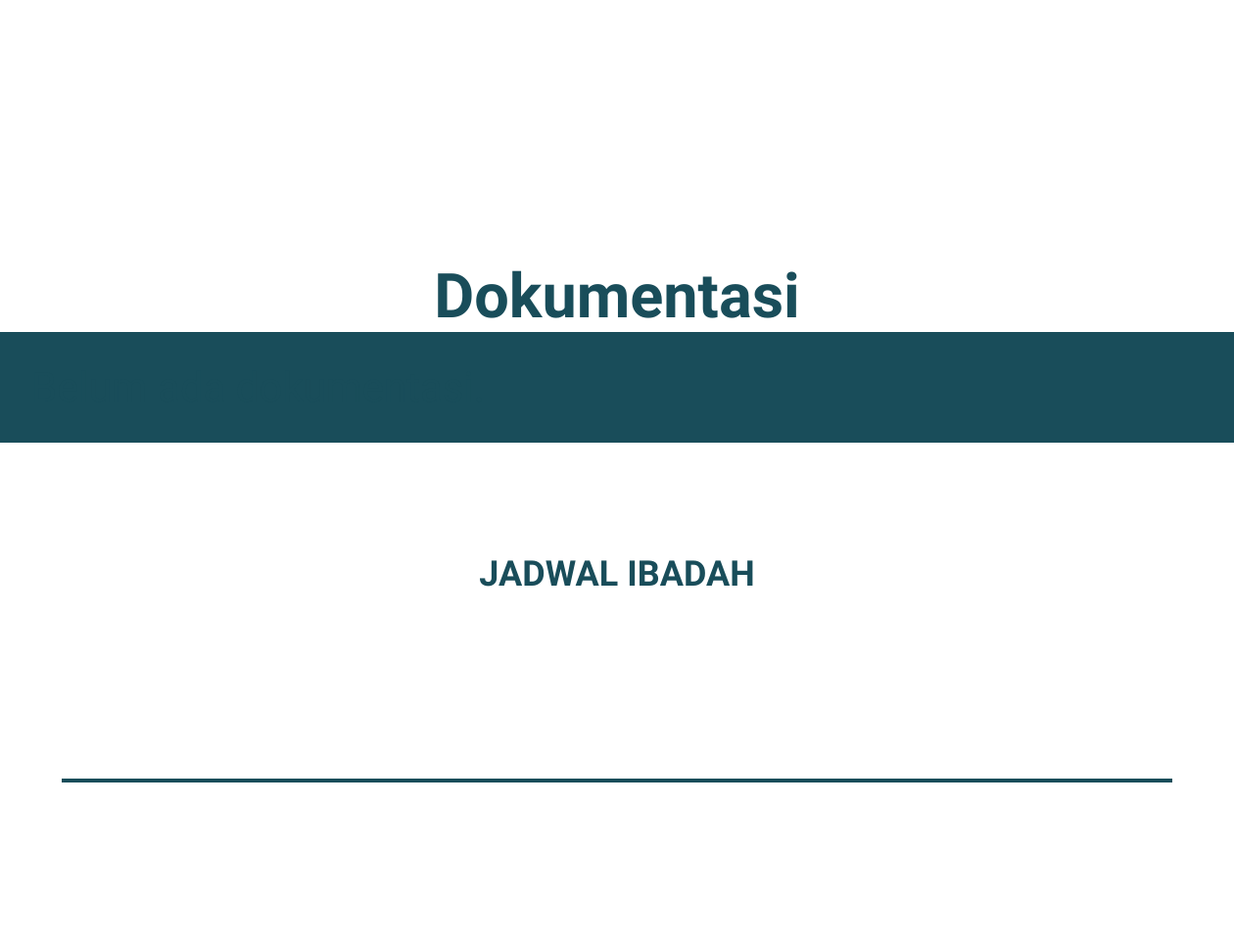
Before: / (middle part) with the older database file.
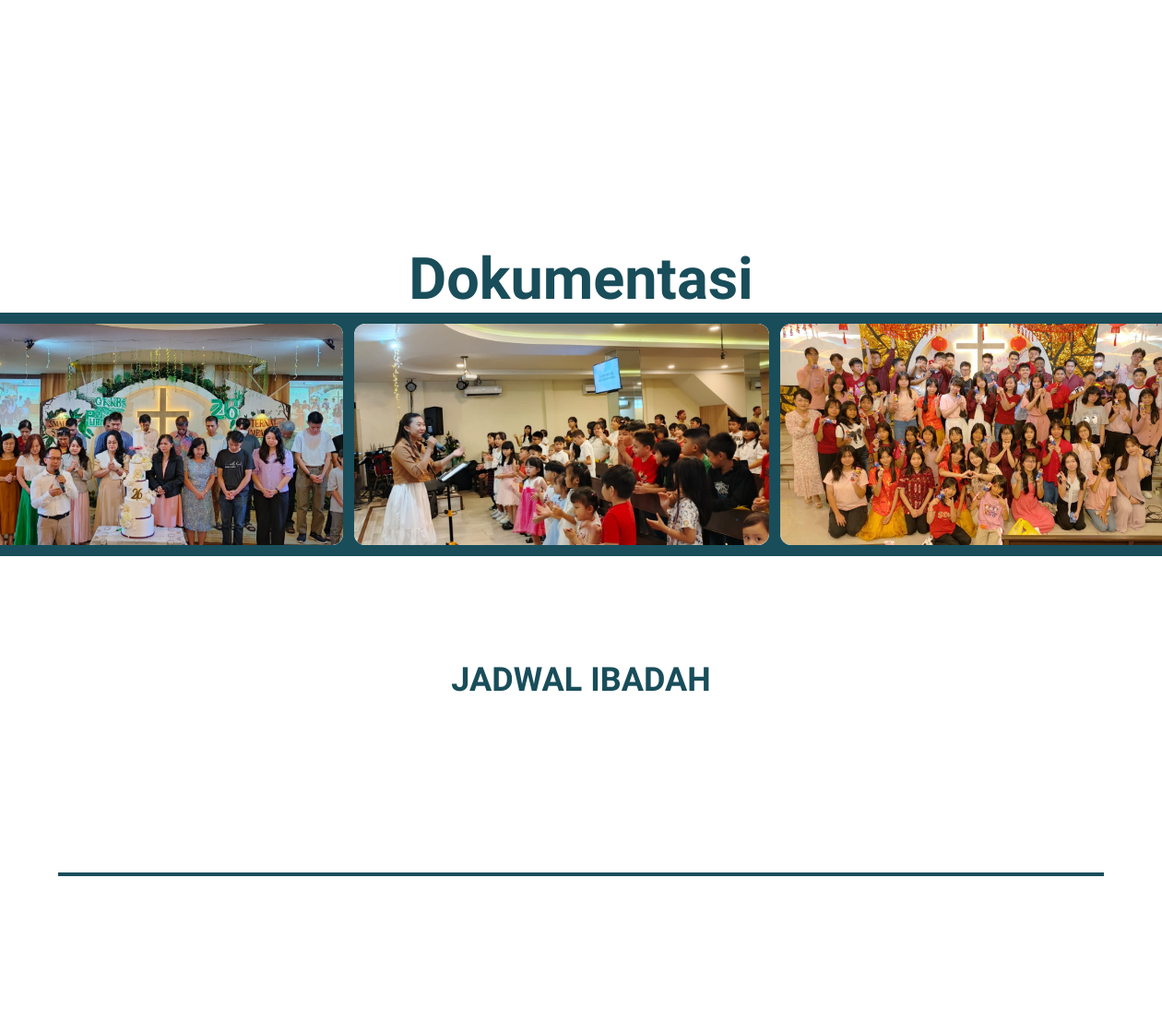
After: the same page with the newer database file.
### tables this page shows
CREATE TABLE `tb_dokumentasi` (
  `id_foto` int NOT NULL,
  `nama_file_gambar` varchar(255) NOT NULL,
  `id_user` int DEFAULT NULL
);

### index.php (the view, shortened to what this page needs)
    <?php
    include "header.php";
    include "koneksi.php";
  ?>
    <section id="visimisi">
    </section>
<section id="dokumentasi">
    <h2>Dokumentasi</h2>
    <div class="documentation">
        <div class="doc-track">
            <?php
            $sql = "SELECT nama_file_gambar FROM tb_dokumentasi ORDER BY id_foto DESC";
            $result = $conn->query($sql);
            if ($result && $result->num_rows > 0) {
                while ($row = $result->fetch_assoc()) {
                    echo '<div class="images">';
                    echo '<img src="img/' . htmlspecialchars($row['nama_file_gambar']) . '" alt="Dokumentasi GKKB" />';
                    echo '</div>';
                }
            } else {
                echo '<p style="text-align:center; padding:20px;">Belum ada dokumentasi.</p>';
            }
            ?>
        </div>
    </div>
</section>
    <section id="jadwal">
        <h2 class="titlejadwal">JADWAL IBADAH</h2>
        <div class="borderjadwal">
    </section>
<?php
include "footer.php";
?>

### header.php (shortened to what this page needs)
<!DOCTYPE html>
<html lang="id">
<head>
    <link rel="stylesheet" href="css/gkkb.css">
    <link href="https://cdn.jsdelivr.net/npm/remixicon@4.2.0/fonts/remixicon.css" rel="stylesheet">
</head>
<body>

### footer.php (shortened to what this page needs)
</body>
</html>

### css/gkkb.css (style rules this page uses)
:root { --primary:#4E7E8D; --bg:#ffffff; }
* { margin:0; padding:0; box-sizing: border-box; outline: none; border: none; text-decoration: none; }
html { scroll-behavior: smooth; }
body { font-family: 'Playwrite NZ Basic', sans-serif; background-color: var(--bg); color: #fff; overflow-x: hidden; }
@media (max-width: 1336px) { html { font-size: 75%; } }
#visimisi { display: flex; align-items: stretch; flex-direction: row; font-family: 'poppins','sans-serif'; justify-content: space-between; gap: 2rem; padding-bottom: 2rem; padding: 8em 0 1.4rem 0; }
#dokumentasi { text-align: center; color: #194d5a; font-size: 3.5rem; padding: 6rem 0 1.4rem 0; }
.documentation { display: flex; background-color: #194d5a; padding: 1rem; gap: 1rem; overflow-x: auto; cursor: grab; scrollbar-width: none; scroll-behavior: auto; }
.doc-track { display: flex; gap: 1rem; width: max-content; }
.images img { -webkit-user-drag:none; user-select: none; }
.images { background-color: rgb(255, 255, 255); min-width: 450px; width: 450px; flex-shrink: 0; color: black; height: 20rem; text-align: center; border-radius: 1rem; overflow: hidden; }
.images img { padding-bottom: 0rem; width: 100%; height: 100%; max-height: 30rem; border-radius: 1rem; object-fit:cover; }
.borderjadwal { display: flex; background-color: white; padding:4rem 1rem; gap: 1.5rem; justify-content: center; position: relative; overflow-x: auto; align-items: stretch; }
.borderjadwal::before { content: ''; position: absolute; top: 50%; left: 5%; right: 5%; height: 4px; background: #194d5a; z-index: 0; }
#jadwal { padding-bottom:4rem; }
#jadwal .titlejadwal { color: #194d5a; display: flex; justify-content: center; align-items: center; margin: auto; font-size: 3rem; padding: 8rem 0 1.4rem; font-weight: 800; text-align: center; }

Changed rows visible on the page:
added tb_dokumentasi: nama_file_gambar (picture)
added tb_dokumentasi: nama_file_gambar (picture)
added tb_dokumentasi: nama_file_gambar (picture)
